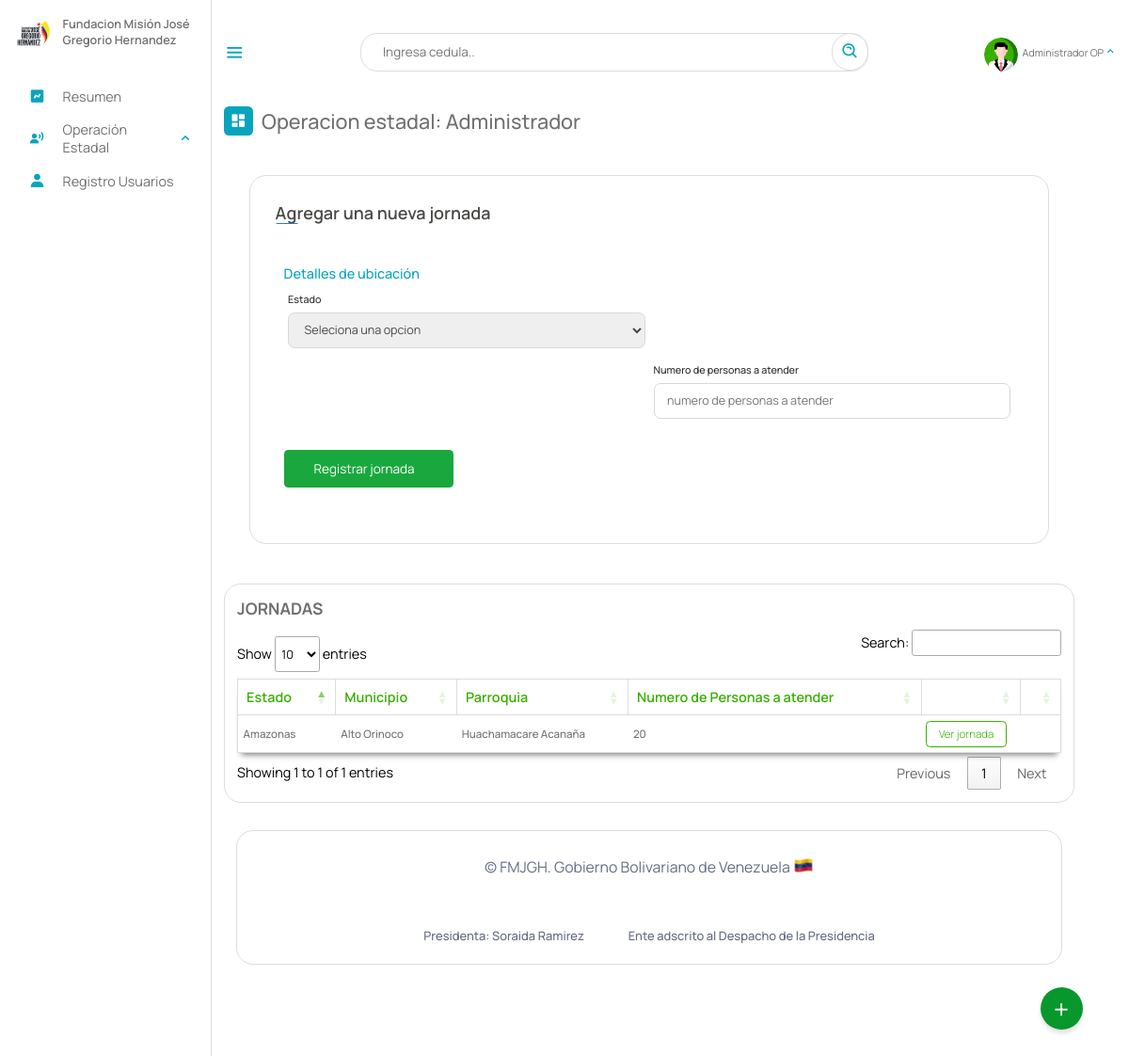
Page /Escritorio/02-jornadas.php (signed in) on the committed database.
### tables this page shows
CREATE TABLE `jornada` (
  `id` int(11) NOT NULL AUTO_INCREMENT,
  `estado` varchar(10) NOT NULL,
  `municipio` varchar(20) NOT NULL,
  `parroquia` varchar(10) NOT NULL,
  `numero_personas` int(11) NOT NULL,
  `gerencia` varchar(5) DEFAULT NULL,
  PRIMARY KEY (`id`),
  KEY `municipio` (`municipio`),
  KEY `estado` (`estado`),
  KEY `parroquia` (`parroquia`),
  KEY `gerencia` (`gerencia`),
  CONSTRAINT `jornada_ibfk_1` FOREIGN KEY (`estado`) REFERENCES `estados` (`id_estados`) ON DELETE CASCADE,
  CONSTRAINT `jornada_ibfk_2` FOREIGN KEY (`municipio`) REFERENCES `municipios` (`id_municipios`) ON DELETE CASCADE,
  CONSTRAINT `jornada_ibfk_3` FOREIGN KEY (`parroquia`) REFERENCES `parroquia` (`id`) ON DELETE CASCADE,
  CONSTRAINT `jornada_ibfk_4` FOREIGN KEY (`gerencia`) REFERENCES `gerencia` (`id`) ON DELETE CASCADE ON UPDATE CASCADE
);

CREATE TABLE `estados` (
  `id_estados` varchar(10) NOT NULL,
  `nombre_estado` text NOT NULL,
  `codigo` varchar(255) NOT NULL,
  PRIMARY KEY (`id_estados`)
);

CREATE TABLE `municipios` (
  `id_municipios` varchar(20) NOT NULL,
  `estado` varchar(10) NOT NULL,
  `nombre` text NOT NULL,
  PRIMARY KEY (`id_municipios`),
  KEY `estado` (`estado`)
);

CREATE TABLE `parroquia` (
  `id` varchar(10) NOT NULL,
  `municipio` varchar(20) NOT NULL,
  `nombre_parroquia` text NOT NULL,
  PRIMARY KEY (`id`),
  KEY `municipio` (`municipio`)
);

### php/02-jornadas.php (called while the page is built, shortened)
<?php
include_once("ManejadorBD.php");
class Jornadas extends ManejadorBD
{
	private $cnn;
	public function __construct($tipoConexion)
	{
		$this->cnn = parent::conectar($tipoConexion);
	}
	public function consultarTodosJornadas()
	{
		try {
			$stmt = $this->cnn->prepare("SELECT jornada.id, estados.nombre_estado, municipios.nombre, parroquia.nombre_parroquia, jornada.numero_personas, jornada.gerencia FROM `jornada`, municipios, estados, parroquia WHERE
				 estados.id_estados = jornada.estado and municipios.id_municipios = jornada.municipio and parroquia.id = jornada.parroquia");
			$stmt->setFetchMode(PDO::FETCH_ASSOC);
			$stmt->execute();
			return $stmt->fetchAll();
		} catch (PDOException $error) {
			echo "Error: ejecutando consulta SQL." . $error->getMessage();
			exit();
		}
	}
}

### php/ManejadorBD.php (called while the page is built, shortened)
<?php
	class ManejadorBD extends PDO {
		public $srv	= SRV;
		public $usr	= USR;
		public $pas	= PAS;
		public $dbn	= BDN;
		public function conectar($tipoConexion){
			try{
				switch ($tipoConexion) {
				    case 1:
				        $dsn = "mysql:host=$this->srv;dbname=$this->dbn";
				        break;
				}
				$dbh = new PDO($dsn, $this->usr, $this->pas);
    			$dbh->setAttribute(PDO::ATTR_ERRMODE, PDO::ERRMODE_EXCEPTION);
			}catch(PDOException $error){
                echo "Error al Conectar con la Base de Datos: ".$error->getMessage();
                exit();
			}
            $this->conexionBD = $dbh;
			return $this->conexionBD;
		}
	}
?>

### Escritorio/02-jornadas.php (the view, shortened to what this page needs)
<?php
include_once("partearriba.php");
?>
<link rel="stylesheet" type="text/css" href="https://cdn.datatables.net/1.11.3/css/jquery.dataTables.min.css">
<div class="dash-contenido">
    <div class="overview">
        <div class="titulo">
            <i class='bx bxs-dashboard'> </i>
            <span class="link-name">Operacion estadal: <?php echo $rol ?></span>
        </div>
    </div>
    <div class="cont-registro">
        <div class="container">
            <header>
                Agregar una nueva jornada
            </header>
            <form action="" method="post" class="dos">
                <div class="form first">
                    <div class="details personal">
                        <span class="title">Detalles de ubicación</span>
                        <div class="fields">
                            <div class="input-field">
                                <label>Estado</label>
                                <select name="estado" id="estado" require>
                                    <option value="0">Seleciona una opcion</option>
                                </select>
                            </div>
                            <div class="input-field dos">
                                <label>Numero de personas a atender</label>
                                <input type="number" placeholder="numero de personas a atender" required name="personas_atender" id="personas_atender">
                            </div>
                        </div>
                    </div>
                </div>
                <button class="nextBtn" name="registro" id="registro">
                    <span class="btnText">Registrar jornada</span>
                </button>
        </div>
    </div>
    <div class="tabla-atencion">
        <h2>JORNADAS </h2>
        <table id="atencion">
            <thead>
                <tr>
                    <th>Estado</th>
                    <th>Municipio</th>
                    <th>Parroquia</th>
                    <th>Numero de Personas a atender</th>
                    <th></th>
                    <th></th>
                </tr>
            </thead>
            <tbody>
                <?php
                include_once("../php/02-jornadas.php");
                $aten = new Jornadas(1);
                $consulta = $aten->consultarTodosJornadas();
                if ($consulta) {
                    foreach ($consulta as $registros) {
                        if ($registros["gerencia"] == $gerencia || $rol=="Superusuario") {
                ?>
                            <tr>
                                <td><?php echo $registros["nombre_estado"] ?></td>
                                <td><?php echo $registros["nombre"] ?></td>
                                <td><?php echo $registros["nombre_parroquia"] ?></td>
                                <td><?php echo $registros["numero_personas"] ?></td>
                                <td><a href="02-AsignarJornada.php?id=<?php echo $registros["id"] ?>">Ver jornada</a></td>
                                <?php if ($rol == "Superusuario") { ?>
                                    <td><a onClick="eliminar(<?php echo $registros["id"] ?>)" class="eliminar">Eliminar Reg</a></td>
                                <?php }else{
                                    echo "<td></td>";
                                } ?>
                            </tr>
                <?php
                        }
                    }
                }
                ?>
            </tbody>
        </table>
    </div>
</div>
<?php
include_once("parteabajo.php");
?>

### Escritorio/estilo.css (style rules this page uses)
* { font-family: 'Manrope', sans-serif; margin: 0; padding: 0; box-sizing: border-box; scroll-behavior: smooth; }
:root { --body-color: ; --tran-03:all 0.2 ease ; --tran-03:all 0.3s ease ; --tran-03:all 0.4s ease ; --tran-03:all 0.5s ease ; }
body { height: 100vh; background-color: #fff; }
.menu-dash .dash-contenido { padding-top: 45px; }
.menu-dash .titulo { display: flex; align-items: center; margin: 70px 0 30px 0; }
.menu-dash .titulo i { position: relative; height: 35px; width: 35px; background-color: #08A4BD; border-radius: 6px; color: #fff; display: flex; align-items: center; justify-content: center; font-size: 20px; }
.menu-dash .titulo .link-name { font-size: 24PX; font-weight: 500; color: #707070; margin-left: 10px; }
.cont-registro { background-color: white; max-width: 100%; margin-top: 2rem ; border-radius: 20px; padding: 15px; }
.container { background-color: #fff; border: 1px solid #ddd; max-width: 100%; border-radius: 20px; padding: 30px; margin: 0 15px; }
.container header { position: relative; font-size: 20px; font-weight: 600; color: #4a4a48; }
.container header::before { content: ""; position: absolute; bottom: -2px; left: 0; height: 3px; width: 27px; border-radius: 8px; background-color: #2081c3; }
.container form { position: relative; margin-top: 16px; padding: 10px; background-color: #fff; }
.first { height: auto; }
.container form.dos { position: relative; margin-top: 0px; padding: 10px; min-height: 100px; background-color: #fff; }
.container form .details { margin-top: 30px; display: flex; flex-direction: column; }
.container form .title { display: block; margin-bottom: 8px; font-size: 16px; font-weight: 500; margin: 6px 0; color: #08A4BD; }
.container form .fields { display: flex; align-items: center; justify-content: space-between; flex-wrap: wrap; }
form .fields .input-field { display: flex; width: calc(100%/3 - 20px); flex-direction: column; margin: 4px 5px; flex-grow: 400; flex-basis: 400px; }
.input-field label { font-size: 12px; font-weight: 500; color: #2e2e2e; }
.input-field input, select { outline: none; font-size: 14px; font-weight: 400; color: #4A4A48; border: 1px solid #D8DAD3; border-radius: 8px ; height: 42px; margin: 8px 0; padding: 0 15px; }
.container form button { display: flex; color: #fff; align-items: center; justify-content: center; height: 45px; font-weight: 400; max-width: 200px; width: 100%; border: none; border-radius: 5px; outline: none; background-color:#1AA83E; margin: 25px 0; transition: all 0.3 linear; cursor: pointer; gap: 10px; }
.container form .btnText { font-size: 15px; }
table { width: 100%; }

### Escritorio/dash.css (style rules this page uses)
.dash-contenido .tabla-atencion { margin-top: 2rem; border: 1px solid #ddd; border-radius: 20px; padding: 15px; display: flex; flex-direction: column; justify-content: start; align-items: self-start; overflow: auto; }
.dash-contenido .tabla-atencion h2 { margin-bottom: 0.8rem; font-size: 1.2rem; color: #707070; }
.dash-contenido .tabla-atencion table { background-color: #fff; box-shadow: 0 6px 7px -4px rgba(0, 0, 0, 0.5); width: 100%; border: 1px solid #ddd; text-align: left; color: #707070; font-size: 1rem; border-collapse: collapse; transition: .8s; }
.dash-contenido .tabla-atencion table thead th { color: #38b000; font-weight: 600; border: solid 1px #ddd; padding: 10px; }
.dash-contenido .tabla-atencion table tbody td { font-size: .8rem; font-weight: 500; padding: 6px; border-bottom: 1px solid #ddd; }
.dash-contenido .tabla-atencion table tbody td a { max-width: 90%; text-decoration: none; background-color: #fff; font-weight: 300; padding: 6px; color: #38b000; border-radius: 5px; border: 1px solid #38b000; text-align: center; transition: 0.8s ease; display: flex; justify-content: center; flex-wrap: nowrap; }
.title { color: #111827; font-size: 1rem; font-weight: 600; line-height: 1.5rem; }
.title { display: flex; align-items: center; }
table.dataTable.no-footer { width: 100%; }

### Escritorio/02-buttons/01-buttons.css (style rules this page uses)
body { margin: 0; padding: 0; }

### rows in the picture
jornada: estado.nombre_estado "Amazonas", municipio.nombre "Alto Orinoco", parroquia.nombre_parroquia "Huachamacare Acanaña", numero_personas "20"

### other values in the picture
$NombreUsuarioActivo "Administrador OP"
$rol "Administrador"
